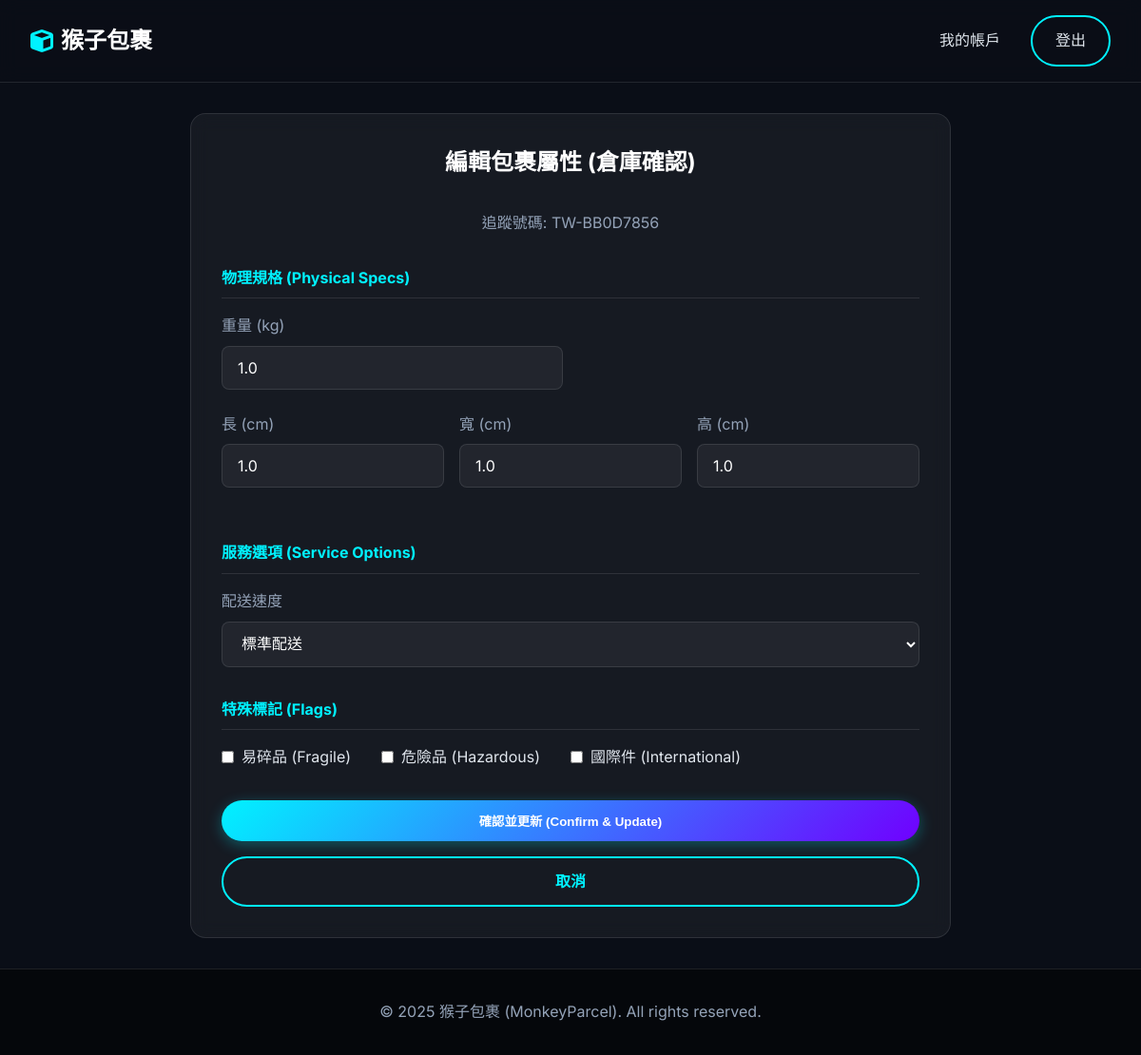
Screenshot of /edit_package/TW-BB0D7856 (signed in) with the database file from the repository.
### app/models.py (models this page shows, shortened)
class Package(Base):
    __tablename__ = 'packages'
    id: Mapped[int] = mapped_column(primary_key=True)
    tracking_number: Mapped[str] = mapped_column(String(20), unique=True, nullable=False) # 物流單號
    sender_id: Mapped[int] = mapped_column(ForeignKey('customers.id'), nullable=False)
    recipient_name: Mapped[str] = mapped_column(String(100), nullable=False)
    recipient_address: Mapped[str] = mapped_column(String(200), nullable=False)
    recipient_phone: Mapped[str] = mapped_column(String(20), nullable=False)
    weight: Mapped[float] = mapped_column(Float, nullable=False) # 重量 (kg)
    width: Mapped[float] = mapped_column(Float, nullable=False)  # 寬 (cm)
    height: Mapped[float] = mapped_column(Float, nullable=False) # 高 (cm)
    length: Mapped[float] = mapped_column(Float, nullable=False) # 長 (cm)
    declared_value: Mapped[float] = mapped_column(Float, default=0.0) # 報值金額 (保險用)
    content_description: Mapped[str] = mapped_column(String(255), nullable=True) # 內容物描述
    package_type: Mapped[PackageType] = mapped_column(Enum(PackageType), default=PackageType.SMALL_BOX)
    delivery_speed: Mapped[DeliverySpeed] = mapped_column(Enum(DeliverySpeed), default=DeliverySpeed.STANDARD)
    status: Mapped[PackageStatus] = mapped_column(Enum(PackageStatus), default=PackageStatus.CREATED)
    is_hazardous: Mapped[bool] = mapped_column(Boolean, default=False)   # 易燃物/危險品
    is_fragile: Mapped[bool] = mapped_column(Boolean, default=False)     # 易碎品
    is_international: Mapped[bool] = mapped_column(Boolean, default=False) # 國際件
    created_at: Mapped[datetime] = mapped_column(DateTime, default=datetime.now) # 寄件時間
    estimated_delivery: Mapped[datetime] = mapped_column(DateTime, nullable=True) # 預計抵達時間
    shipping_cost: Mapped[float] = mapped_column(Float, default=0.0) # 運費金額
    sender: Mapped["Customer"] = relationship("Customer", back_populates="packages", foreign_keys=[sender_id])
    tracking_events: Mapped[List["TrackingEvent"]] = relationship("TrackingEvent", back_populates="package", cascade="all, delete-orphan")
    assigned_driver_id: Mapped[Optional[int]] = mapped_column(ForeignKey('users.id'), nullable=True)
    assigned_driver: Mapped[Optional["User"]] = relationship("User", foreign_keys=[assigned_driver_id])

### app/routes.py (the view, shortened to what this page needs)
@main.route('/edit_package/<tracking_number>', methods=['GET', 'POST'])
@login_required
def edit_package(tracking_number):
    if session.get('user_role') == 'customer':
        return "Unauthorized", 403
    package = services.get_package_by_tracking(tracking_number)
    if not package:
        flash('找不到包裹', 'error')
        return redirect(url_for('main.dashboard'))
    return render_template('edit_package.html', package=package)

### app/routes.py (called while the page is built)
def login_required(f):
    @wraps(f)
    def decorated_function(*args, **kwargs):
        if 'user_id' not in session:
            return redirect(url_for('main.login'))
        return f(*args, **kwargs)
    return decorated_function

### app/services.py (called while the page is built)
def get_package_by_tracking(tracking_number):
    return db.session.execute(
        db.select(models.Package).filter_by(tracking_number=tracking_number)
    ).scalar_one_or_none()

### app/templates/edit_package.html (shortened to what this page needs)
{% extends "base.html" %}
{% block content %}
<div class="container">
    <div class="card" style="max-width: 800px; margin: 0 auto;">
        <h2 style="margin-bottom: 2rem; text-align: center;">編輯包裹屬性 (倉庫確認)</h2>
        <p style="text-align: center; color: var(--text-muted);">追蹤號碼: {{ package.tracking_number }}</p>
        <form method="POST">
            <h4
                style="color: var(--primary-color); margin: 2rem 0 1rem 0; border-bottom: 1px solid var(--border-color); padding-bottom: 0.5rem;">
                物理規格 (Physical Specs)</h4>
            <div style="display: grid; grid-template-columns: 1fr 1fr; gap: 1rem;">
                <div class="form-group">
                    <label class="form-label">重量 (kg)</label>
                    <input type="number" step="0.1" min="0" name="weight" class="form-control"
                        value="{{ package.weight }}" required>
                </div>
            </div>
            <div style="display: grid; grid-template-columns: repeat(3, 1fr); gap: 1rem;">
                <div class="form-group">
                    <label class="form-label">長 (cm)</label>
                    <input type="number" step="1" min="0" name="length" class="form-control"
                        value="{{ package.length }}" required>
                </div>
                <div class="form-group">
                    <label class="form-label">寬 (cm)</label>
                    <input type="number" step="1" min="0" name="width" class="form-control" value="{{ package.width }}"
                        required>
                </div>
                <div class="form-group">
                    <label class="form-label">高 (cm)</label>
                    <input type="number" step="1" min="0" name="height" class="form-control"
                        value="{{ package.height }}" required>
                </div>
            </div>
            <h4
                style="color: var(--primary-color); margin: 2rem 0 1rem 0; border-bottom: 1px solid var(--border-color); padding-bottom: 0.5rem;">
                服務選項 (Service Options)</h4>
            <div class="form-group">
                <label class="form-label">配送速度</label>
                <select name="delivery_speed" class="form-control">
                    {% set speed_names = {'STANDARD': '標準配送', 'OVERNIGHT': '隔夜快遞', 'TWO_DAY': '兩日配送', 'ECONOMY': '經濟配送'}
                    %}
                    {% for speed in ['STANDARD', 'OVERNIGHT', 'TWO_DAY', 'ECONOMY'] %}
                    <option value="{{ speed }}" {% if package.delivery_speed.name==speed %}selected{% endif %}>{{
                        speed_names[speed] }}</option>
                    {% endfor %}
                </select>
            </div>
            <h4
                style="color: var(--primary-color); margin: 2rem 0 1rem 0; border-bottom: 1px solid var(--border-color); padding-bottom: 0.5rem;">
                特殊標記 (Flags)</h4>
            <div style="display: flex; gap: 2rem; margin-top: 1rem;">
                <label style="display: flex; align-items: center; gap: 0.5rem; cursor: pointer;">
                    <input type="checkbox" name="is_fragile" value="1" {% if package.is_fragile %}checked{% endif %}>
                    <span>易碎品 (Fragile)</span>
                </label>
                <label style="display: flex; align-items: center; gap: 0.5rem; cursor: pointer;">
                    <input type="checkbox" name="is_hazardous" value="1" >
                    <span>危險品 (Hazardous)</span>
                </label>
                <label style="display: flex; align-items: center; gap: 0.5rem; cursor: pointer;">
                    <input type="checkbox" name="is_international" value="1" >
                    <span>國際件 (International)</span>
                </label>
            </div>
            <button type="submit" class="btn btn-primary" style="width: 100%; margin-top: 2rem;">確認並更新 (Confirm &
                Update)</button>
            <a href="{{ url_for('main.tracking_result', tracking_number=package.tracking_number) }}"
                class="btn btn-outline" style="width: 100%; margin-top: 1rem; text-align: center;">取消</a>
        </form>
    </div>
</div>
{% endblock %}

### app/static/css/style.css (style rules this page uses)
:root { --primary-color: #00f2ff; --primary-dark: #00c8d4; --secondary-color: #7000ff; --bg-color: #0a0e17; --card-bg: rgba(255, 255, 255, 0.05); --text-color: #e0e6ed; --text-muted: #94a3b8; --border-color: rgba(255, 255, 255, 0.1); --success-color: #00ff9d; --error-color: #ff4d4d; --gradient-main: linear-gradient(135deg, #00f2ff 0%, #7000ff 100%); }
* { box-sizing: border-box; margin: 0; padding: 0; }
body { font-family: 'Inter', 'Noto Sans TC', sans-serif; background-color: var(--bg-color); color: var(--text-color); line-height: 1.6; min-height: 100vh; display: flex; flex-direction: column; }
h1, h2, h3, h4, h5, h6 { font-weight: 700; margin-bottom: 1rem; color: #fff; }
a { text-decoration: none; color: var(--primary-color); transition: all 0.3s ease; }
.container { max-width: 1200px; margin: 0 auto; padding: 0 2rem; }
.btn { display: inline-block; padding: 0.75rem 1.5rem; border-radius: 50px; font-weight: 600; cursor: pointer; border: none; transition: all 0.3s ease; }
.btn-primary { background: var(--gradient-main); color: #fff; box-shadow: 0 4px 15px rgba(0, 242, 255, 0.3); }
.btn-outline { background: transparent; border: 2px solid var(--primary-color); color: var(--primary-color); }
.card { background: var(--card-bg); border: 1px solid var(--border-color); border-radius: 16px; padding: 2rem; backdrop-filter: blur(10px); margin-bottom: 1.5rem; }
.form-group { margin-bottom: 1.5rem; }
.form-label { display: block; margin-bottom: 0.5rem; color: var(--text-muted); }
.form-control { width: 100%; padding: 0.75rem 1rem; background: rgba(255, 255, 255, 0.05); border: 1px solid var(--border-color); border-radius: 8px; color: #fff; font-family: inherit; font-size: 1rem; box-sizing: border-box; }
.form-control option { background-color: #1a1f2b; color: #ffffff; }
.card, .hero, .timeline-item { animation: fadeIn 0.5s ease-out forwards; }

### rows the page displays
Package: tracking_number "TW-BB0D7856", weight "1.0", length "1.0", width "1.0", height "1.0", delivery_speed "標準配送"
